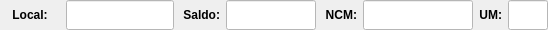
              <widget class="QWidget" name="widget_26" native="true">
               <property name="minimumSize">
                <size>
                 <width>0</width>
                 <height>25</height>
                </size>
               </property>
               <property name="maximumSize">
                <size>
                 <width>16777215</width>
                 <height>30</height>
                </size>
               </property>
               <property name="styleSheet">
                <string notr="true"/>
               </property>
               <layout class="QHBoxLayout" name="horizontalLayout_18">
                <property name="spacing">
                 <number>6</number>
                </property>
                <property name="leftMargin">
                 <number>0</number>
                </property>
                <property name="topMargin">
                 <number>0</number>
                </property>
                <property name="rightMargin">
                 <number>0</number>
                </property>
                <property name="bottomMargin">
                 <number>0</number>
                </property>
                <item>
                 <widget class="QLabel" name="label_36">
                  <property name="minimumSize">
                   <size>
                    <width>60</width>
                    <height>0</height>
                   </size>
                  </property>
                  <property name="maximumSize">
                   <size>
                    <width>60</width>
                    <height>16777215</height>
                   </size>
                  </property>
                  <property name="font">
                   <font>
                    <pointsize>9</pointsize>
                    <weight>75</weight>
                    <bold>true</bold>
                   </font>
                  </property>
                  <property name="text">
                   <string>Local:</string>
                  </property>
                  <property name="alignment">
                   <set>Qt::AlignCenter</set>
                  </property>
                 </widget>
                </item>
                <item>
                 <widget class="QLineEdit" name="line_Local_Manu">
                  <property name="sizePolicy">
                   <sizepolicy hsizetype="Preferred" vsizetype="Preferred">
                    <horstretch>0</horstretch>
                    <verstretch>0</verstretch>
                   </sizepolicy>
                  </property>
                  <property name="minimumSize">
                   <size>
                    <width>0</width>
                    <height>0</height>
                   </size>
                  </property>
                  <property name="maximumSize">
                   <size>
                    <width>16777215</width>
                    <height>16777215</height>
                   </size>
                  </property>
                  <property name="font">
                   <font>
                    <pointsize>9</pointsize>
                   </font>
                  </property>
                  <property name="cursor">
                   <cursorShape>IBeamCursor</cursorShape>
                  </property>
                  <property name="styleSheet">
                   <string notr="true">background-color: rgb(255, 255, 255);</string>
                  </property>
                  <property name="inputMask">
                   <string/>
                  </property>
                  <property name="text">
                   <string/>
                  </property>
                  <property name="maxLength">
                   <number>30</number>
                  </property>
                  <property name="frame">
                   <bool>true</bool>
                  </property>
                  <property name="echoMode">
                   <enum>QLineEdit::Normal</enum>
                  </property>
                  <property name="alignment">
                   <set>Qt::AlignLeading|Qt::AlignLeft|Qt::AlignVCenter</set>
                  </property>
                 </widget>
                </item>
                <item>
                 <widget class="QLabel" name="label_45">
                  <property name="minimumSize">
                   <size>
                    <width>40</width>
                    <height>0</height>
                   </size>
                  </property>
                  <property name="maximumSize">
                   <size>
                    <width>40</width>
                    <height>16777215</height>
                   </size>
                  </property>
                  <property name="font">
                   <font>
                    <pointsize>9</pointsize>
                    <weight>75</weight>
                    <bold>true</bold>
                   </font>
                  </property>
                  <property name="text">
                   <string>Saldo:</string>
                  </property>
                  <property name="alignment">
                   <set>Qt::AlignRight|Qt::AlignTrailing|Qt::AlignVCenter</set>
                  </property>
                 </widget>
                </item>
                <item>
                 <widget class="QLineEdit" name="line_Saldo_Manu">
                  <property name="sizePolicy">
                   <sizepolicy hsizetype="Preferred" vsizetype="Preferred">
                    <horstretch>0</horstretch>
                    <verstretch>0</verstretch>
                   </sizepolicy>
                  </property>
                  <property name="minimumSize">
                   <size>
                    <width>90</width>
                    <height>0</height>
                   </size>
                  </property>
                  <property name="maximumSize">
                   <size>
                    <width>90</width>
                    <height>16777215</height>
                   </size>
                  </property>
                  <property name="font">
                   <font>
                    <pointsize>9</pointsize>
                   </font>
                  </property>
                  <property name="styleSheet">
                   <string notr="true">background-color: rgb(255, 255, 255);</string>
                  </property>
                  <property name="alignment">
                   <set>Qt::AlignCenter</set>
                  </property>
                 </widget>
                </item>
                <item>
                 <widget class="QLabel" name="label_46">
                  <property name="minimumSize">
                   <size>
                    <width>35</width>
                    <height>0</height>
                   </size>
                  </property>
                  <property name="maximumSize">
                   <size>
                    <width>35</width>
                    <height>16777215</height>
                   </size>
                  </property>
                  <property name="font">
                   <font>
                    <pointsize>9</pointsize>
                    <weight>75</weight>
                    <bold>true</bold>
                   </font>
                  </property>
                  <property name="text">
                   <string>NCM:</string>
                  </property>
                  <property name="alignment">
                   <set>Qt::AlignRight|Qt::AlignTrailing|Qt::AlignVCenter</set>
                  </property>
                 </widget>
                </item>
                <item>
                 <widget class="QLineEdit" name="line_NCM_Manu">
                  <property name="sizePolicy">
                   <sizepolicy hsizetype="Preferred" vsizetype="Preferred">
                    <horstretch>0</horstretch>
                    <verstretch>0</verstretch>
                   </sizepolicy>
                  </property>
                  <property name="minimumSize">
                   <size>
                    <width>110</width>
                    <height>0</height>
                   </size>
                  </property>
                  <property name="maximumSize">
                   <size>
                    <width>110</width>
                    <height>16777215</height>
                   </size>
                  </property>
                  <property name="font">
                   <font>
                    <pointsize>9</pointsize>
                   </font>
                  </property>
                  <property name="styleSheet">
                   <string notr="true">background-color: rgb(255, 255, 255);</string>
                  </property>
                  <property name="alignment">
                   <set>Qt::AlignCenter</set>
                  </property>
                 </widget>
                </item>
                <item>
                 <widget class="QLabel" name="label_25">
                  <property name="maximumSize">
                   <size>
                    <width>25</width>
                    <height>16777215</height>
                   </size>
                  </property>
                  <property name="font">
                   <font>
                    <pointsize>9</pointsize>
                    <weight>75</weight>
                    <bold>true</bold>
                   </font>
                  </property>
                  <property name="text">
                   <string>UM:</string>
                  </property>
                  <property name="alignment">
                   <set>Qt::AlignRight|Qt::AlignTrailing|Qt::AlignVCenter</set>
                  </property>
                 </widget>
                </item>
                <item>
                 <widget class="QLineEdit" name="line_UM_Manu">
                  <property name="sizePolicy">
                   <sizepolicy hsizetype="Preferred" vsizetype="Preferred">
                    <horstretch>0</horstretch>
                    <verstretch>0</verstretch>
                   </sizepolicy>
                  </property>
                  <property name="minimumSize">
                   <size>
                    <width>40</width>
                    <height>0</height>
                   </size>
                  </property>
                  <property name="maximumSize">
                   <size>
                    <width>40</width>
                    <height>16777215</height>
                   </size>
                  </property>
                  <property name="font">
                   <font>
                    <pointsize>9</pointsize>
                   </font>
                  </property>
                  <property name="styleSheet">
                   <string notr="true">background-color: rgb(255, 255, 255);</string>
                  </property>
                  <property name="alignment">
                   <set>Qt::AlignCenter</set>
                  </property>
                 </widget>
                </item>
               </layout>
              </widget>
